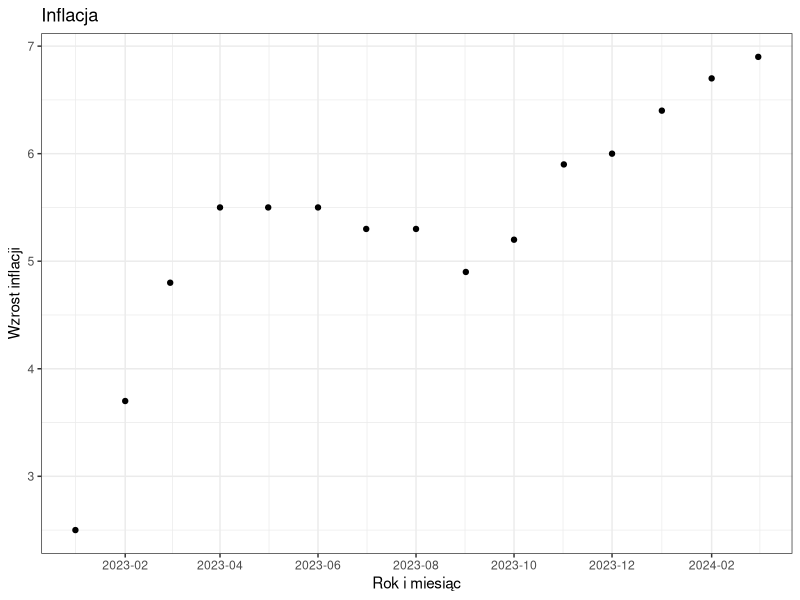
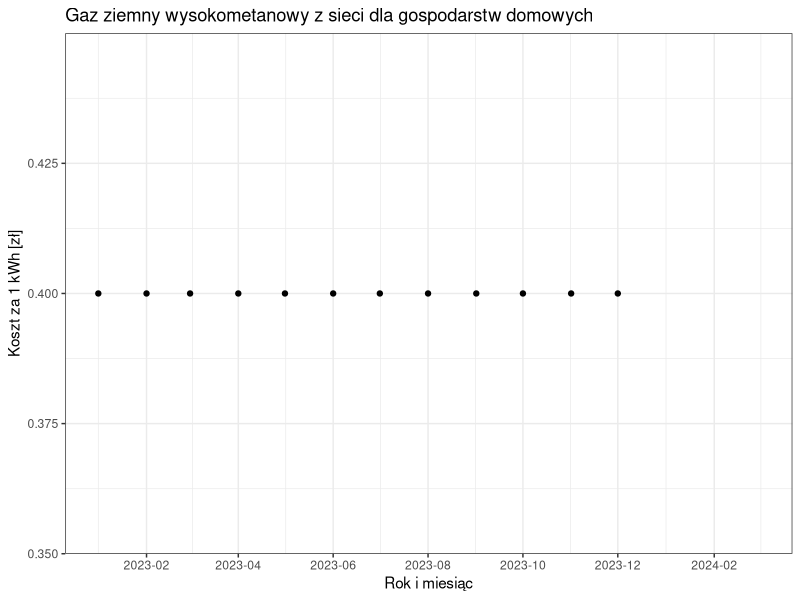
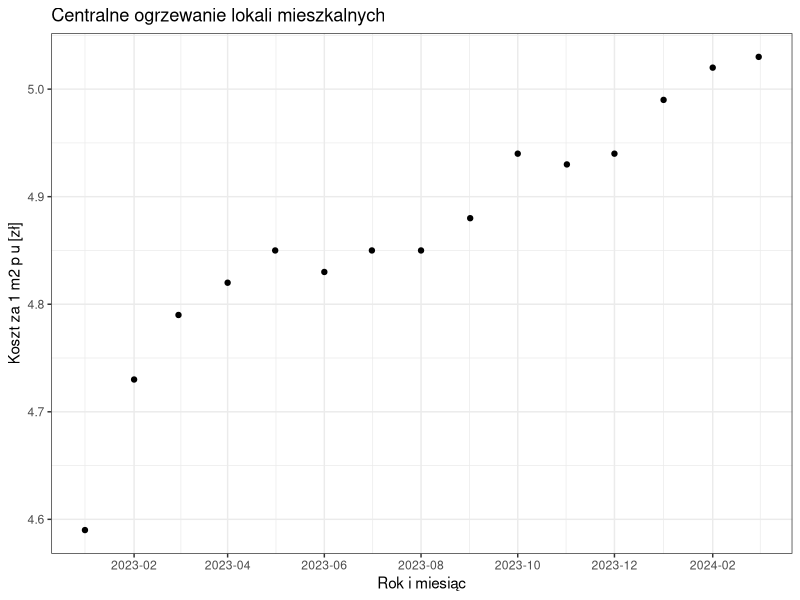
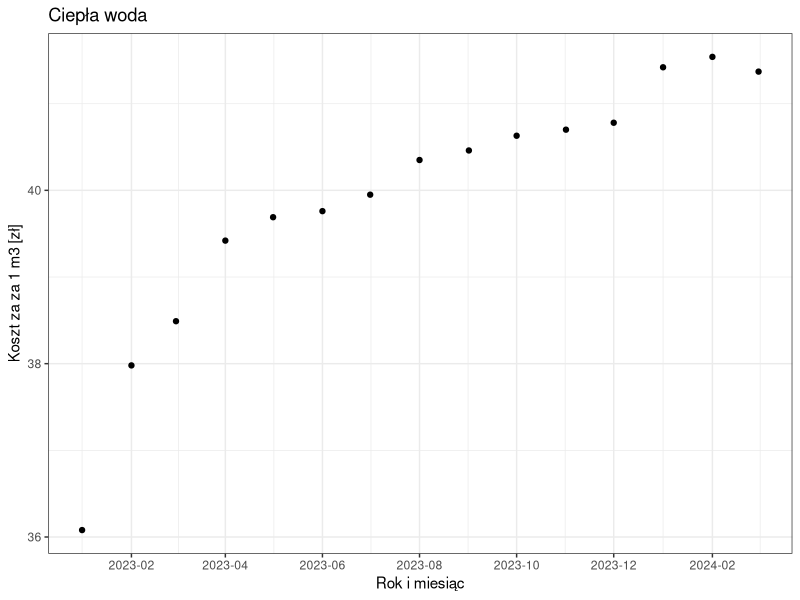
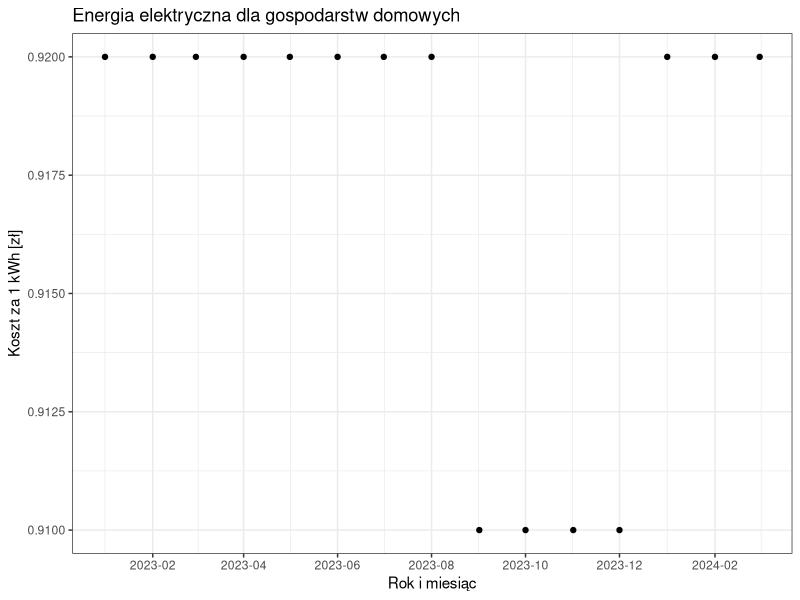
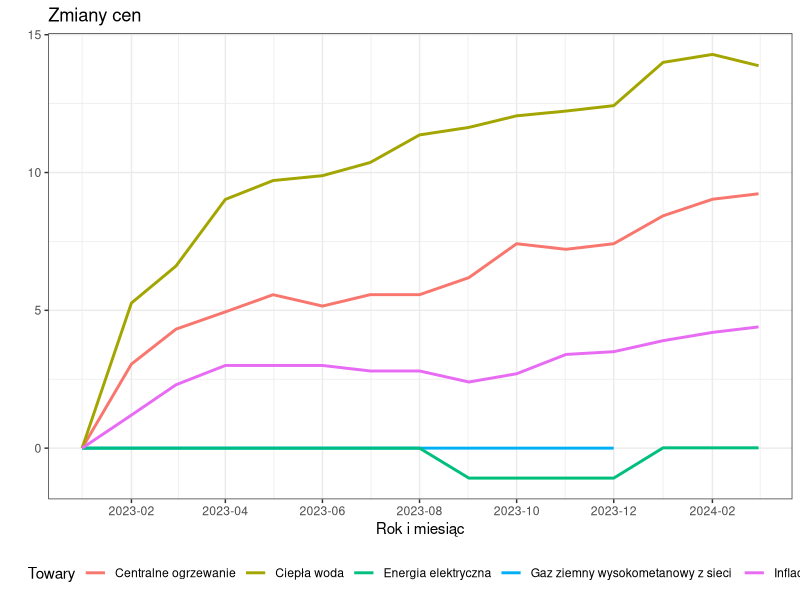
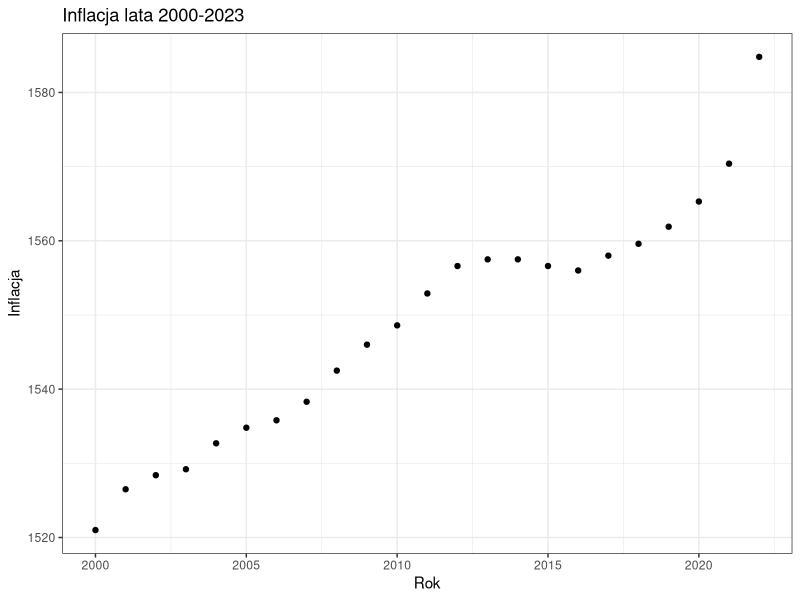
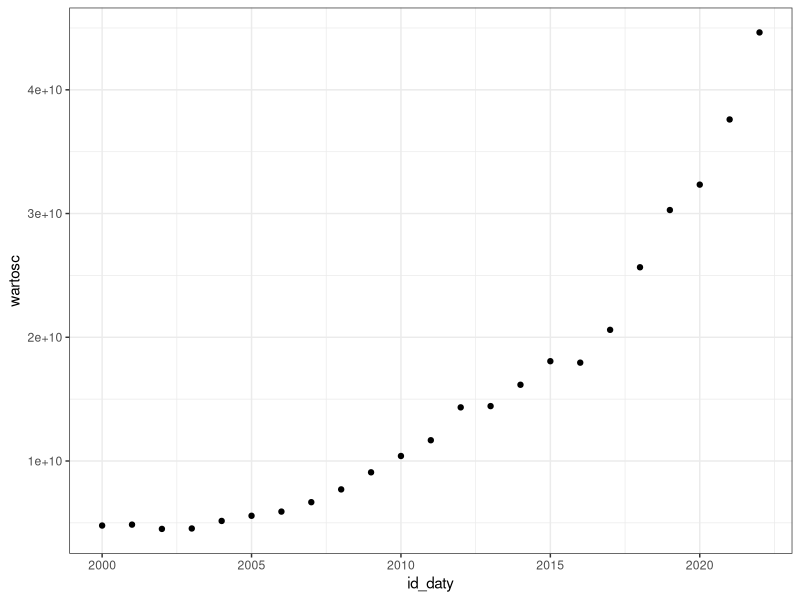

Write R code to recreate these figures, in order.
## ---- chunk 1
require(tidyverse)
theme_set(theme_bw())
## ---- chunk 2
infl_mies <- read_csv2("inflacja_mies.csv", locale=locale(encoding="latin1"),
 show_col_types = FALSE)
infl_mies <- infl_mies %>% filter(reprezentacja == "Poprzedni miesiac = 100")
infl_mies <- infl_mies %>% select(Rok, Miesiac,Wartosc)
infl_mies <- infl_mies %>%
  mutate(Year_Month = as.Date(sprintf("%04d-%02d-01", Rok, Miesiac)))
infl_mies <- infl_mies %>% filter(Year_Month < as.Date("2024-04-01"),
 Year_Month >= as.Date("2023-01-01"))
infl_mies <- infl_mies %>% arrange(Year_Month)
abs_value <- numeric(length(infl_mies$Wartosc))
abs_value[1] =  infl_mies$Wartosc[1] - 100.0
for (i in 2:length(infl_mies$Wartosc)){
    abs_value[i] <-  infl_mies$Wartosc[i] - 100 + abs_value[i-1]
}

infl_mies_modif <- tibble(date = infl_mies$Year_Month, wartosc = abs_value)

ggplot(data = infl_mies_modif, aes(x=date, y = wartosc)) + geom_point() + 
scale_x_date(date_labels = "%Y-%m", date_breaks = "2 month") +
 labs(x = "Rok i miesiąc", y = "Wzrost inflacji") + ggtitle("Inflacja")

## ---- chunk 3
products <- read_csv2("produkty.csv", locale=locale(encoding="latin1"),
  show_col_types = FALSE)
products <- products %>% select(id_pozycja_2, wartosc, opis_okres)
products <- products %>% mutate(year_month = as.Date(paste(substr(opis_okres, 1, 4),
substr(opis_okres, 7, 8), "01",sep = "-")))
energy <- products %>% filter(id_pozycja_2 == 5946305)
energy <- energy %>% arrange(year_month)
water <- products %>% filter(id_pozycja_2 == 5946307)
water <- water %>% arrange(year_month)
heat <- products %>% filter(id_pozycja_2 == 5946309)
heat <- heat %>% arrange(year_month)
gaz <- products %>% filter(id_pozycja_2 == 7174400)
gaz <- gaz %>% arrange(year_month)
## ---- chunk 4
ggplot(data = gaz, aes(x=year_month, y = wartosc)) + geom_point() + 
  scale_x_date(date_labels = "%Y-%m", date_breaks = "2 month")+
  labs(x = "Rok i miesiąc", y = "Koszt za 1 kWh [zł]") +
  ggtitle("Gaz ziemny wysokometanowy z sieci dla gospodarstw domowych")
## ---- chunk 5
ggplot(data = heat, aes(x=year_month, y = wartosc)) + geom_point() + 
  scale_x_date(date_labels = "%Y-%m", date_breaks = "2 month")+
  labs(x = "Rok i miesiąc", y = "Koszt za 1 m2 p u [zł]") +
  ggtitle("Centralne ogrzewanie lokali mieszkalnych")
## ---- chunk 6
ggplot(data = water, aes(x=year_month, y = wartosc)) + geom_point() +
  scale_x_date(date_labels = "%Y-%m", date_breaks = "2 month")+
  labs(x = "Rok i miesiąc", y = "Koszt za za 1 m3 [zł]") +
  ggtitle("Ciepła woda")
## ---- chunk 7
ggplot(data = energy, aes(x=year_month, y = wartosc)) + geom_point() +
 scale_x_date(date_labels = "%Y-%m", date_breaks = "2 month")+
 labs(x = "Rok i miesiąc", y = "Koszt za 1 kWh [zł]") +
  ggtitle("Energia elektryczna dla gospodarstw domowych")
## ---- chunk 8
normalise <- function(x) {
  normalised <- numeric(length(x))
  normalised[1] = 0
  for(i in 2:length(x)){
    normalised[i] = x[i] * 100.0/x[i-1] - 100 + normalised[i-1]
  }
  normalised
}
## ---- chunk 9
gaz$norm = normalise(gaz$wartosc)
heat$norm = normalise(heat$wartosc)
water$norm = normalise(water$wartosc)
energy$norm = normalise(energy$wartosc)
offset = infl_mies_modif$wartosc[1]
infl_mies_modif <- infl_mies_modif %>% mutate(norm = infl_mies_modif$wartosc - offset)

plot_data <- tibble(date = infl_mies_modif$date, gaz_norm = gaz$norm,
  heat_norm = heat$norm,water_norm = water$norm,
  energy_norm = energy$norm, infl_norm = infl_mies_modif$norm )

plot <- ggplot(plot_data, aes(date)) + 
  geom_line(aes(y = gaz_norm, color = "Gaz ziemny wysokometanowy z sieci "),
   size = 1) +  
  geom_line(aes(y = heat_norm, color = "Centralne ogrzewanie"), size = 1) +  
  geom_line(aes(y = water_norm, color = "Ciepła woda"), size = 1) +  
  geom_line(aes(y = energy_norm, color = "Energia elektryczna"), size = 1) +  
  geom_line(aes(y = infl_norm, color = "Inflacja"), size = 1) +  
  labs(x = "Rok i miesiąc", y = "", color = "Towary") +  
  ggtitle("Zmiany cen") + 
  theme(legend.position = "bottom") +
  scale_x_date(date_labels = "%Y-%m", date_breaks = "2 month")
  
plot
## ---- chunk 10
infl = read_csv2("inflacja.csv", locale=locale(encoding="latin1"),
  show_col_types = FALSE)
infl = infl %>% select(Rok, Wartosc)
infl = infl %>% arrange(Rok)
abs_value <- numeric(length(infl$Wartosc))
abs_value[1] =  infl$Wartosc[1] - 100.0
for (i in 2:length(infl$Wartosc)){
    abs_value[i] <-  infl$Wartosc[i] - 100 + abs_value[i-1]
}

modif_inflation <- tibble(rok = infl$Rok, wartosc =abs_value)
modif_inflation  <- modif_inflation  %>% filter(rok >= 2000, rok <= 2022)
ggplot(data = modif_inflation , aes(x=rok, y = wartosc)) + geom_point() + 
  labs(x = "Rok", y = "Inflacja") +
  ggtitle("Inflacja lata 2000-2023")


## ---- chunk 11
brl = read_csv2("brl.csv", show_col_types = FALSE)
b = brl %>% select(id_zmienna, id_daty, wartosc)
l = b %>% filter(id_zmienna == 581, id_daty <= 2022, id_daty >= 2000)
b = b %>% filter(id_zmienna == 406, id_daty <= 2022, id_daty >= 2000)
b = b %>% arrange(id_daty)
l = l %>% arrange(id_daty)

## ---- chunk 12
b_all_money = b %>% mutate(wartosc = wartosc*l$wartosc)
ggplot(data = b_all_money, aes(x=id_daty, y = wartosc)) + geom_point()
## ---- chunk 13
b_all_money$norm = normalise(b_all_money$wartosc)
offset = modif_inflation$wartosc[1]
modif_inflation <- modif_inflation %>% mutate(norm = modif_inflation$wartosc - offset)
plot_data <- tibble(date = modif_inflation$rok, infl_norm = modif_inflation$norm,
 b_norm = b_all_money$norm)
plot <- ggplot(plot_data, aes(date)) + 
  geom_line(aes(y = b_norm, color = "Badania i rozwój"), size = 1) +  
  geom_line(aes(y = infl_norm, color = "Inflacja"), size = 1) +  
  labs(x = "Rok", y = "", color = "") +  
  ggtitle("Nakłądy na badania i rozwój oraz inflacja") + 
  theme(legend.position = "bottom")
plot

